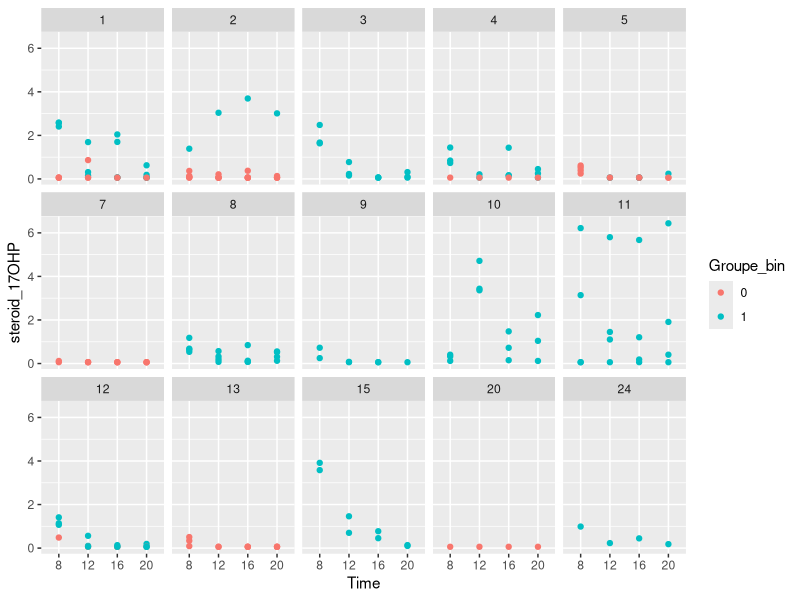
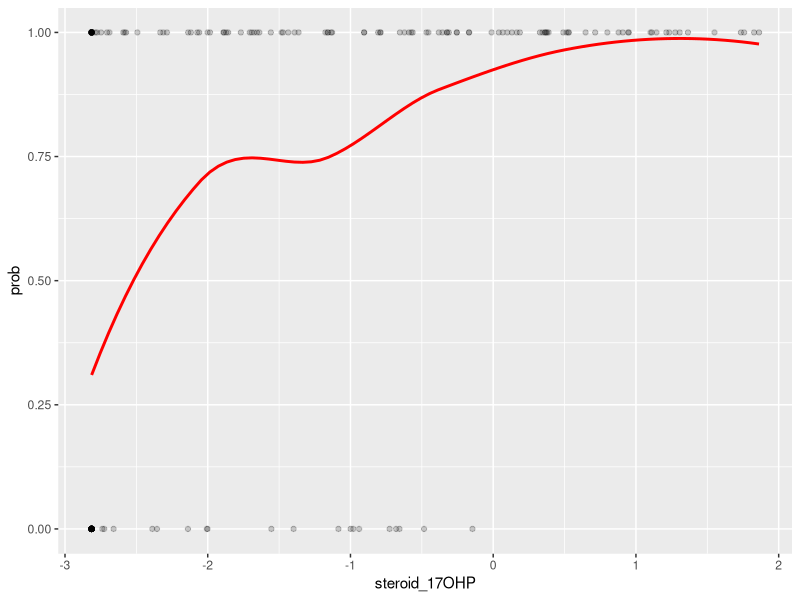
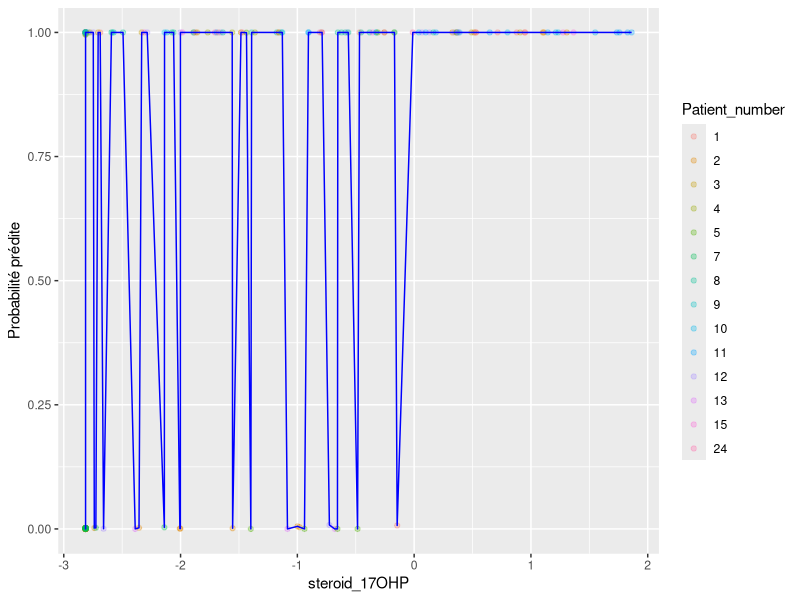

The R script that drew these images, in order:
## ---- chunk 1
library(lme4)
library(dplyr)
library(readxl)
library(stringr)
library(tidyr)
library(ggplot2)
## ---- chunk 2
df <- read_excel("Data_salive_steroides_cinetique.xlsx")
head(df)
## ---- chunk 3
df <- df %>%
  pivot_longer(
    cols = c(`8h_17OHP`, `12h_17OHP`, `16h_17OHP`, `20h_17OHP`),
    names_to = "Time",
    values_to = "steroid_17OHP"
  ) %>%
  mutate(
    # Nettoyer l'heure pour avoir un truc propre
    Time = factor(Time,
                  levels = c("8h_17OHP", "12h_17OHP", "16h_17OHP", "20h_17OHP"),
                  labels = c("8", "12", "16", "20")),
    Groupe_bin = ifelse(Groupe == "Gp non contrôlé", 1, 0),
    Groupe_bin = factor(Groupe_bin),
    Gender = factor(Gender),
    `Puberty stage` = factor(`Puberty stage`),
    Patient_number = factor(`Patient number`)
  )
## ---- chunk 4
df <- df %>%
  mutate(
    Puberty_stage_simple = case_when(
      `Puberty stage` %in% c(1, 2) ~ "prepubertal",
      TRUE ~ "pubertal"
    ),
    Puberty_stage_simple = factor(Puberty_stage_simple)
  )
## ---- chunk 5
df_d<- df %>%
  select(Patient_number, Gender, Puberty_stage_simple,
         Time, steroid_17OHP, Groupe_bin)
## ---- chunk 6

ggplot(df_d, aes(x = Time, y =  steroid_17OHP, color=Groupe_bin)) +
  geom_point()+facet_wrap(facets = vars(Patient_number), nrow = 3)
## ---- chunk 7
mod_17ohp <- glmer(
  Groupe_bin ~ log(steroid_17OHP + 1e-6) +
    Gender  + Puberty_stage_simple+
    (1 | Patient_number),
  data = df_d,
  family = binomial,
  control = glmerControl(optimizer = "bobyqa")
)
summary(mod_17ohp)
## ---- chunk 8
ranef(mod_17ohp)
## ---- chunk 9
df_model <- model.frame(mod_17ohp)# uniquement les lignes complètes

df_model$steroid_17OHP <- model.frame(mod_17ohp)[[ "log(steroid_17OHP + 1e-06)" ]]
df_model$fitted <- fitted(mod_17ohp)
df_model$prob <- fitted(mod_17ohp)

df_model <- df_model[order(df_model$steroid_17OHP), ]
# Plot
library(ggplot2)
ggplot(df_model, aes(x = steroid_17OHP, y = prob)) +
  geom_point(aes(y = as.numeric(Groupe_bin)-1), alpha = 0.2) +
  geom_smooth(method = "loess", se = FALSE, color = "red", span = 0.8)

## ---- chunk 10
m17 <- glmer(
  Groupe_bin ~ steroid_17OHP +
    Gender  + Puberty_stage_simple+
    (1 | Patient_number),
  data = df_d,
  family = binomial,
  control = glmerControl(optimizer = "bobyqa")
)
summary(m17)
## ---- chunk 11
df$day <- as.numeric(sub(".*T", "", df$PATIENT))
df_dd <-df %>%
  select(Patient_number, Gender, Puberty_stage_simple,
         Time, steroid_17OHP, Groupe_bin,day)
## ---- chunk 12
m17day <- glmer(
  Groupe_bin ~ log(steroid_17OHP+1e-6)+
  Gender  + Puberty_stage_simple+ (1|Patient_number:day)+(1 | Patient_number),
  data = df_dd,
  family = binomial,
  control = glmerControl(optimizer = "bobyqa")
)
summary(m17day)
## ---- chunk 13
df_model2 <- model.frame(m17day)
df_model2$prob <- predict(m17day, type = "response")
df_model2$steroid_17OHP <- model.frame(mod_17ohp)[[ "log(steroid_17OHP + 1e-06)" ]]
df_plot <- df_model2 %>%
  arrange(steroid_17OHP)

ggplot(df_plot, aes(steroid_17OHP, prob,color=Patient_number)) +
  geom_point(alpha = 0.3) +
  geom_line(color = "blue") +
  labs(y = "Probabilité prédite")
